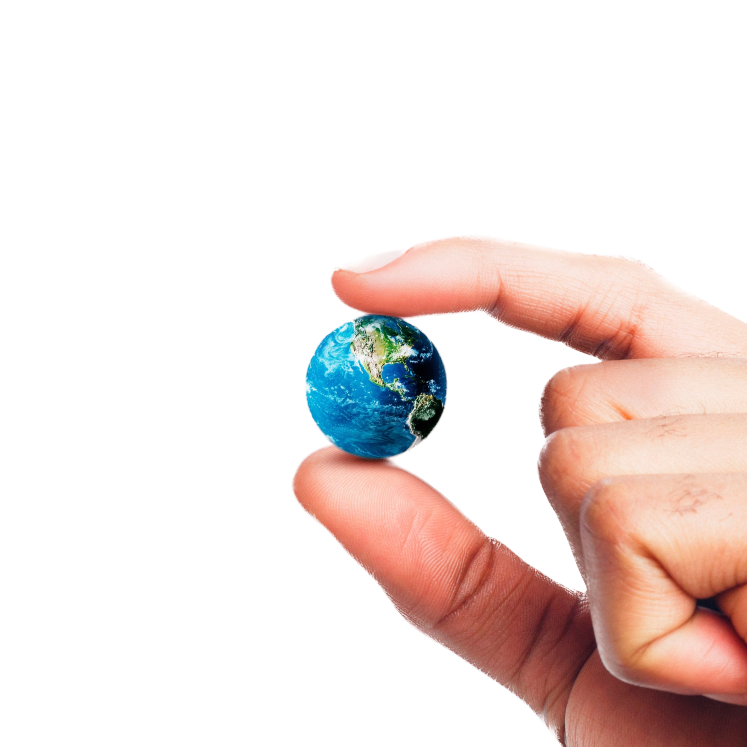
#> input picture Word Cloud - Elon Musk Shadow Rule article/story.png, 2240 x 2240 px (shown at 1/3 size)
$ jupyter execute --allow-errors 'WordCloud - Elon Musk article.ipynb'
#> lines starting #> are read from the running program, lines starting #| are printed output that depends on the picture
# Word Cloud for Elon Musk’s Shadow Rule article

Check and install libraries if needed

[cell 1]
# python 3.10.4

# beautifulsoup4            4.12.2
# requests                  2.31.0
# pillow                    10.0.0
# numpy                     1.25.2
# matplotlib-base           3.7.2
# scipy                     1.11.2
# wordcloud                 1.9.2

# !conda install -c anaconda beautifulsoup4 -y
# !conda install -c conda-forge requests -y
# !conda install -c conda-forge pillow -y
# !conda install -c conda-forge numpy -y
# !conda install -c conda-forge matplotlib-base -y
# !conda install -c conda-forge scipy -y
# !conda install -c conda-forge wordcloud -y

# !conda list | grep 'beautifulsoup4'
# !conda list | grep 'requests'
# !conda list | grep 'pillow'
# !conda list | grep 'numpy'
# !conda list | grep 'matplotlib-base'
# !conda list | grep 'scipy'
# !conda list | grep 'wordcloud'

Download the text, clean it and prepare it for Word Cloud

[cell 2]
import requests
from bs4 import BeautifulSoup as bs

url = 'https://www.newyorker.com/magazine/2023/08/28/elon-musks-shadow-rule?currentPage=all'
#> (the rest of this cell did not finish here and is left out)

Build and display Word Cloud

[cell 3]
from PIL import Image
import numpy as np
import matplotlib.pyplot as plt
from scipy.ndimage import gaussian_gradient_magnitude
from wordcloud import WordCloud, STOPWORDS, ImageColorGenerator

# picture form internet
# picture = requests.get('https://media.newyorker.com/photos/64dff62f6fc77c5d2e5d3529/master/w_2240,c_limit/230828_r42844web-story.jpg', stream=True).raw

# local picture without background
picture = 'story.png'
pic_colours = np.array(Image.open(picture))
#> pic_colours is the input picture: shape (2240, 2240, 4); mean R, G, B, A 54.1, 40.6, 37.2, 69.4
# make array smaller as it's still good enough for colour masking
pic_colours = pic_colours[::3, ::3]
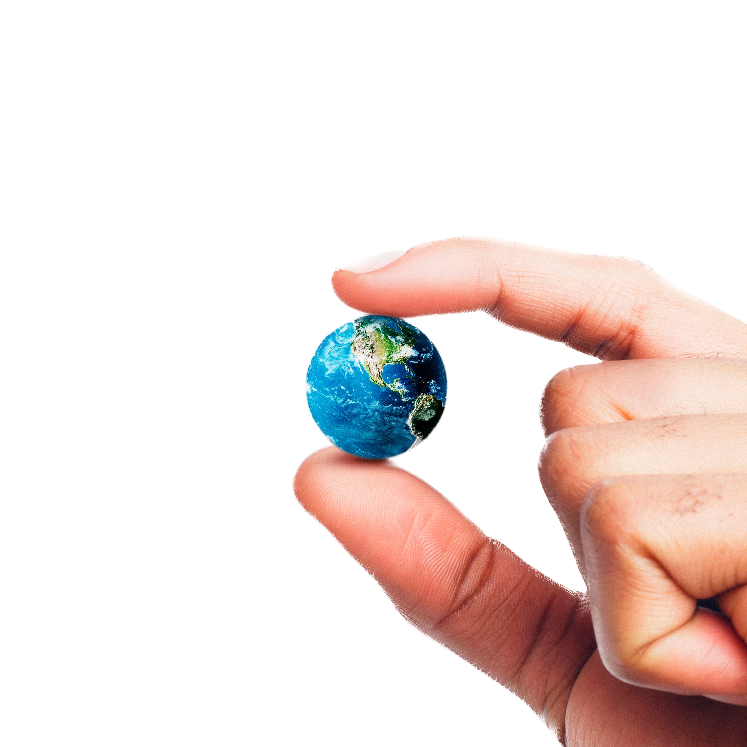
#> pic_colours: shape (747, 747, 4); mean R, G, B, A 54, 40.6, 37.2, 69.3; transparent parts drawn white

# create mask. white is "masked out"
pic_mask = pic_colours.copy()
pic_mask[pic_mask.sum(axis=2) == 0] = 255

# setup borders between colours for better view
edges = np.mean([gaussian_gradient_magnitude(pic_colours[:, :, i] / 255., 2) for i in range(3)], axis=0)
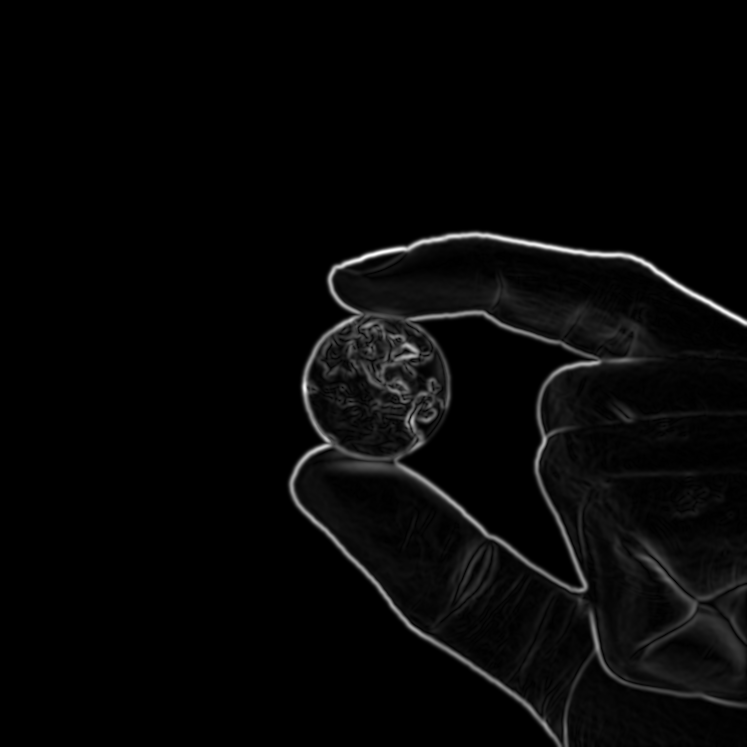
#> edges: shape (747, 747) float64; min 0, max 0.181, mean 0.00491; drawn with min black and max white
pic_mask[edges > .08] = 255  # custom
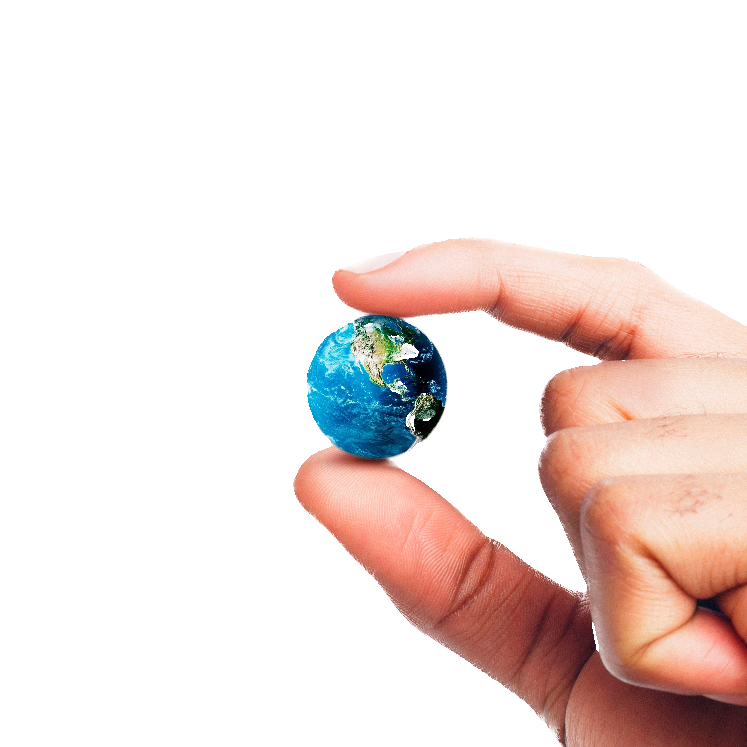
#> pic_mask: shape (747, 747, 4); mean R, G, B, A 237.9, 224.7, 221.4, 253.8; transparent parts drawn white

STOPWORDS = STOPWORDS | set(['S', 't', 'U'])
# create wc object using stopwords
#> (the rest of this cell did not finish here and is left out)
